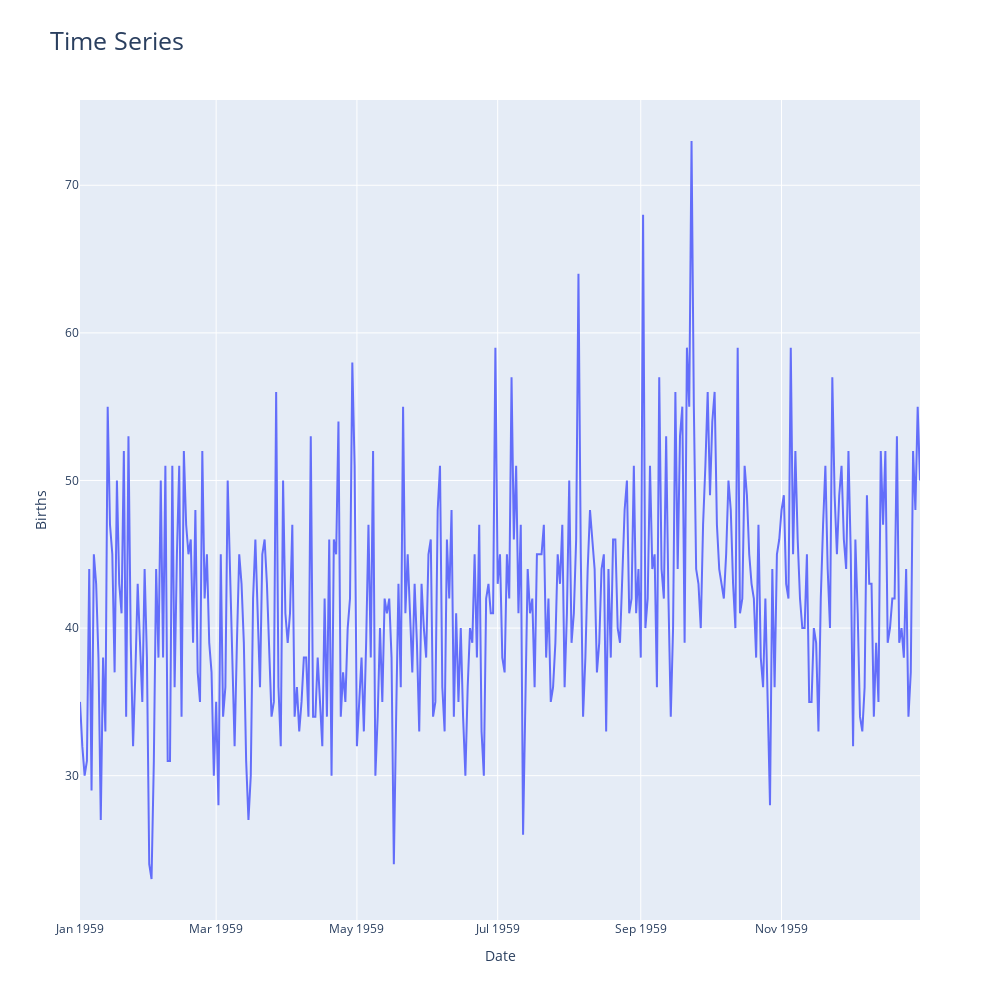

Source (notebook cell):
### Markdown cell above
# Plot interactive time series

### Code cell
plot_time_series(df, cols="Births", viz_backend="plotly" )

### Figure 1 — Plotly figure (JSON) as saved in the notebook; plotly's stock layout.template omitted (floating-point values rounded to 4 significant figures; data arrays with more than 128 entries replaced by an {"elided": "..."} marker saying what was removed)
{"data": [{"type": "scatter", "x": {"elided": "365 str values"}, "y": {"elided": "365 int values"}}], "layout": {"height": 1000, "title": {"font": {"size": 25}, "text": "Time Series"}, "width": 1000, "xaxis": {"autorange": true, "range": ["1959-01-01", "1959-12-31"], "showgrid": true, "ticks": "", "title": {"text": "Date"}, "type": "date"}, "yaxis": {"automargin": true, "autorange": true, "range": [20.22, 75.78], "showgrid": true, "ticks": "", "title": {"text": "Births"}, "type": "linear"}}}
